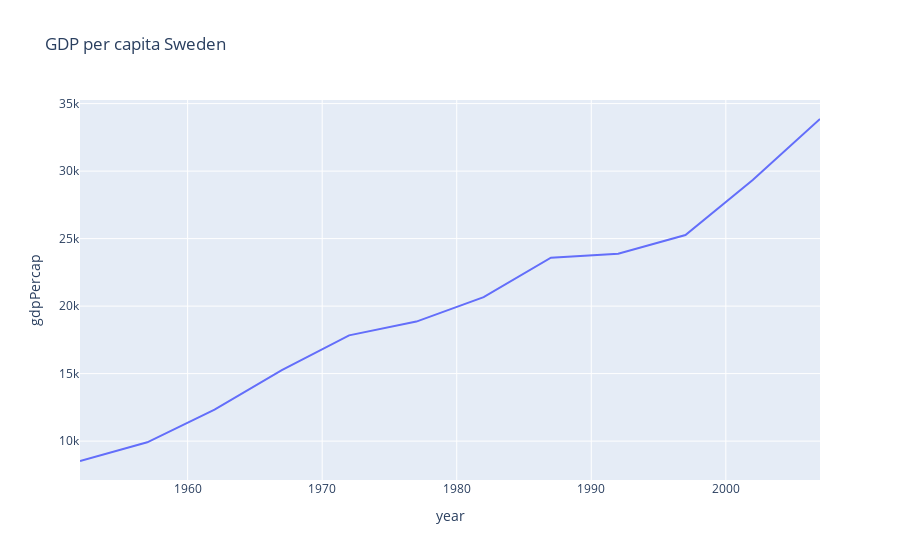

Notebook cell for this chart:
### Markdown cell above
---
## Line chart

### Code cell
fig = px.line(sweden, x="year", y="gdpPercap", title="GDP per capita Sweden")
fig.show()

### Figure 1 — Plotly figure (JSON) as saved in the notebook; plotly's stock layout.template omitted (floating-point values rounded to 4 significant figures)
{"data": [{"hovertemplate": "year=%{x}<br>gdpPercap=%{y}<extra></extra>", "legendgroup": "", "line": {"color": "#636efa", "dash": "solid"}, "marker": {"symbol": "circle"}, "mode": "lines", "name": "", "orientation": "v", "showlegend": false, "type": "scatter", "x": [1952, 1957, 1962, 1967, 1972, 1977, 1982, 1987, 1992, 1997, 2002, 2007], "xaxis": "x", "y": [8528.0, 9912.0, 12330.0, 15260.0, 17830.0, 18860.0, 20670.0, 23590.0, 23880.0, 25270.0, 29340.0, 33860.0], "yaxis": "y"}], "layout": {"legend": {"tracegroupgap": 0}, "title": {"text": "GDP per capita Sweden"}, "xaxis": {"anchor": "y", "domain": [0, 1], "title": {"text": "year"}}, "yaxis": {"anchor": "x", "domain": [0, 1], "title": {"text": "gdpPercap"}}}}
